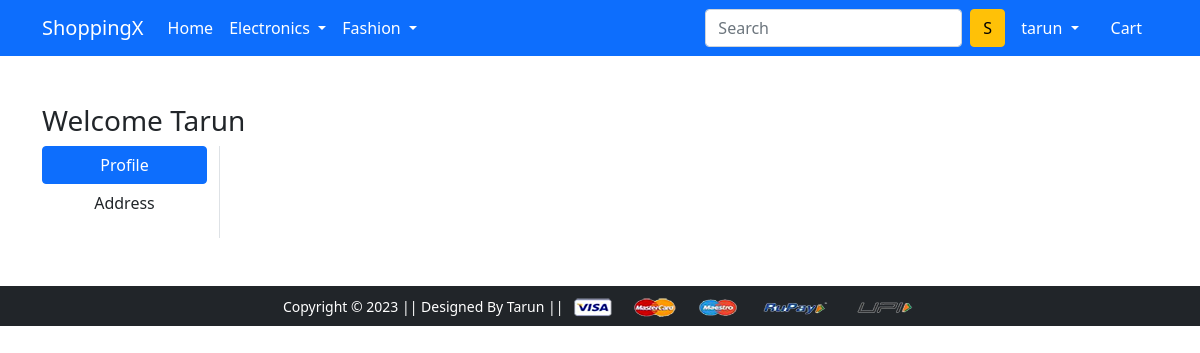
Before: /address/ (signed in) with the older database file.
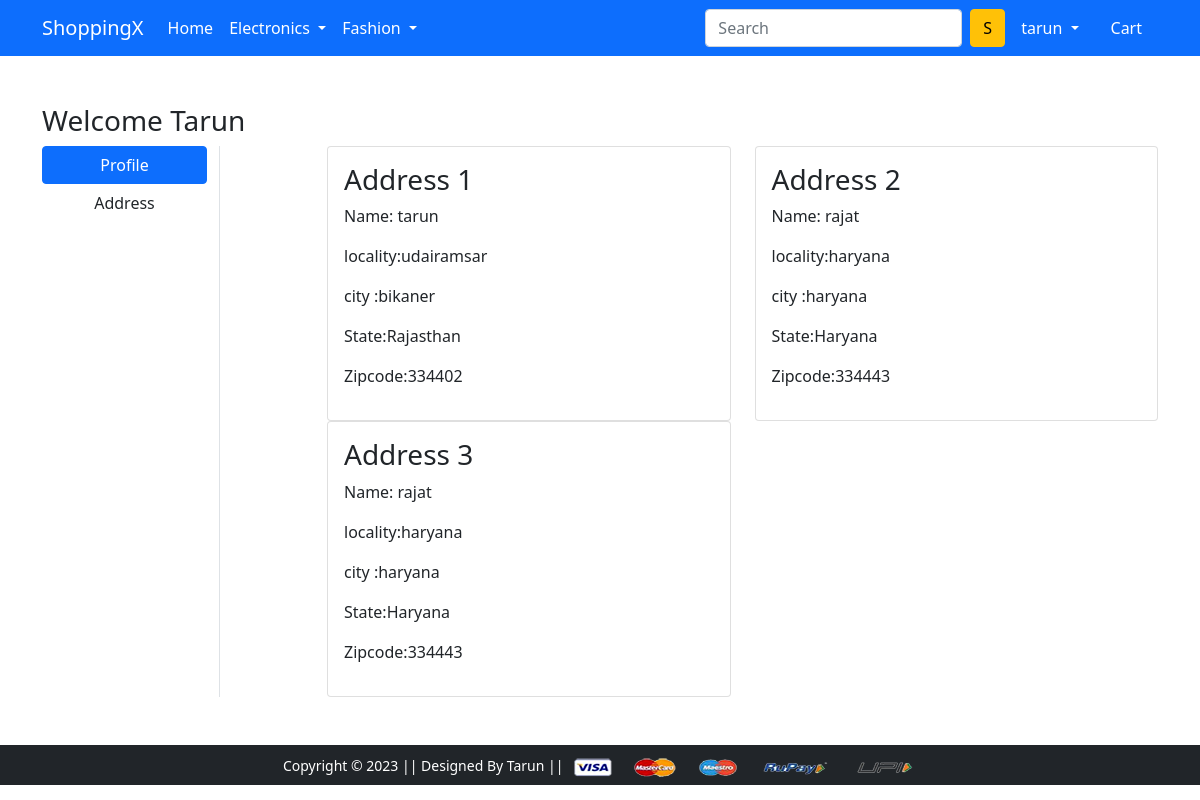
After: the same page with the newer database file.
### app/models.py (models this page shows, shortened)
class Customer(models.Model):
    user = models.ForeignKey(User, on_delete=models.CASCADE)
    name = models.CharField(max_length=100)
    locality = models.CharField(max_length=100)
    city = models.CharField(max_length=50)
    zipcode = models.IntegerField()
    state = models.CharField(choices=STATE_CHOICES, max_length=100)

### app/views.py (the view)
# urls.py: path('address/', views.address, name='address'),
def address(request):
    add= Customer.objects.filter(user=request.user)
    return render(request, 'app/address.html',{'add':add})

### app/templates/app/address.html (shortened to what this page needs)
{% extends 'app/base.html' %}
{% load static %}
{% block main-content %}
<div class="container my-5">
 <div class="row">
 <h3>Welcome <span class='text-capitalize'>{{request.user}}</span></h3>
  <div class="col-sm-2 border-end">
   <ul class="list-unstyled">
    <li class="d-grid"><a href="{% url 'profile' %}" class="btn btn-primary">Profile</a></li>
    <li class="d-grid"><a href="{% url 'address' %}" class="btn">Address</a></li>
   </ul>
  </div>
  <div class="col-sm-9 offset-sm-1">
   <div class="row">
    {% for ad in add %}
    <div class="col-sm-6">
     <div class="card">
      <div class="card-body">
       <h3>Address {{forloop.counter}}</h3>
       <p>Name: {{ad.name}}</p>
       <p>locality:{{ad.locality}}</p>
       <p>city :{{ad.city}}</p>
       <p>State:{{ad.state}} </p>
       <p>Zipcode:{{ad.zipcode}} </p>
      </div>
     </div>
    </div>
    {% endfor %}
   </div>
  </div>
 </div>
</div>
{% endblock main-content %}

Changed rows visible on the page:
added Customer: name "tarun", locality "udairamsar", city "bikaner", state "Rajasthan", zipcode "334402"
added Customer: name "rajat", locality "haryana", city "haryana", state "Haryana", zipcode "334443"
added Customer: name "rajat", locality "haryana", city "haryana", state "Haryana", zipcode "334443"
